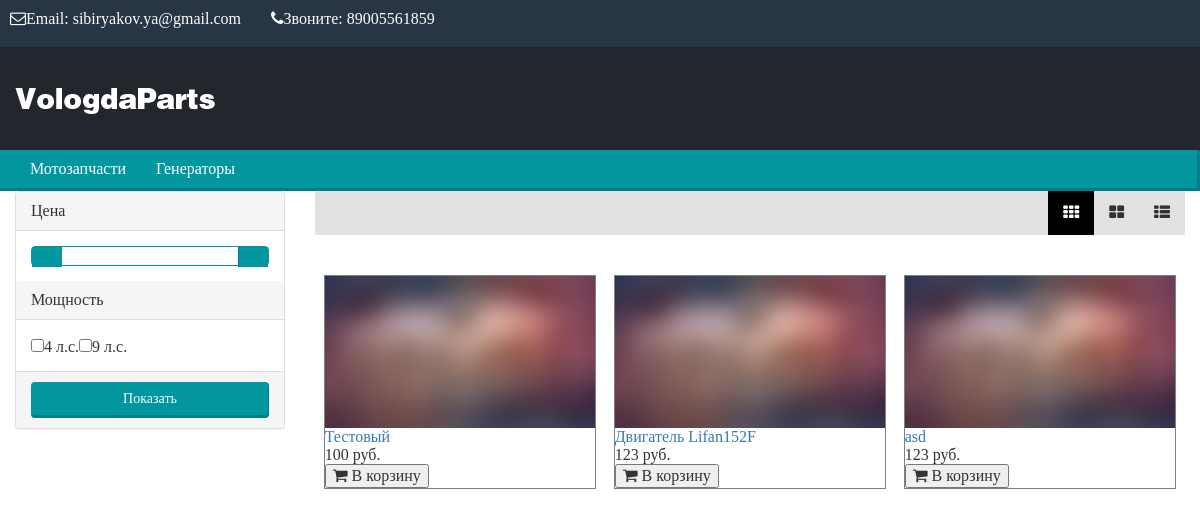
The page / on the database its author committed.
### tables this page shows
CREATE TABLE IF NOT EXISTS `settings` (
  `name` varchar(255) NOT NULL,
  `parameter` text NOT NULL,
  `value` text NOT NULL
);

CREATE TABLE IF NOT EXISTS `category` (
  `id` int(11) NOT NULL,
  `parent_id` int(11) NOT NULL,
  `name` varchar(256) NOT NULL,
  `subname` varchar(256) NOT NULL,
  `filters` text NOT NULL,
  `active` int(1) NOT NULL
);

CREATE TABLE IF NOT EXISTS `filters` (
  `id` int(11) NOT NULL,
  `parameter` text NOT NULL,
  `type` int(1) NOT NULL,
  `atr` text NOT NULL,
  `name` text NOT NULL
);

CREATE TABLE IF NOT EXISTS `products` (
  `id` int(11) NOT NULL,
  `name` varchar(250) NOT NULL,
  `category` varchar(256) NOT NULL DEFAULT 'category',
  `price` int(11) NOT NULL,
  `img` text NOT NULL,
  `moschnostj` text NOT NULL
);

### application/controllers/market.php (called while the page is built, shortened)
<?php if ( ! defined('BASEPATH')) exit('No direct script access allowed');
class Market extends CI_Controller {
	public function index($category = '')
	{
		if($category==''){
			$res = $this->shop_model->get_first_category();
		}else{
			$res = $this->shop_model->check_category($category);
		}
		$menu = $this->shop_model->get_multilevel_menu();
		$settings = $this->shop_model->get_settings();
		$allfilters = $this->shop_model->get_filters();
		$where = "";
		$this->load->view('market/index', array_merge($res, array('menu'=>$menu, 'settings'=>$settings, 'allfilters'=>$allfilters,'test'=>$where)));
	}
}

### index.php (called while the page is built, shortened)
<?php
require_once BASEPATH.'core/CodeIgniter.php';

### application/models/shop_model.php (called while the page is built, shortened)
<?php if ( ! defined('BASEPATH')) exit('No direct script access allowed');
class Shop_Model extends CI_Model {
    var $PRODUCT_TABLE = 'products';
    var $SETTINGS_TABLE = 'settings';
    var $FILTERS_TABLE = 'filters';
    var $CATEGORY_TABLE = 'category';
    public function get_settings()
    {
        $query = $this->db->get($this->SETTINGS_TABLE)->result_array();
        foreach ($query as $row => $val) {
            $data[$val['parameter']] = $val;
        }
        return $data;
    }
    public function get_filters()
    {
        $data = [];
        $query = $this->db->get_where($this->FILTERS_TABLE)->result_array();
        foreach ($query as $row => $val) {
            $data[$val['parameter']] = $val;
        }
        return $data;
    }
    public function get_multilevel_menu()
    {
        $query = $this->db->get_where($this->CATEGORY_TABLE)->result_array();
        foreach($query as $row => $value)
        {
            $data[$value['id']] = $value;
        }
        $tree = array();
        foreach ($data as $id=>&$node) {
            if (!$node['parent_id']) {
                $tree[$id] = &$node;
            }
            else {
                $data[$node['parent_id']]['childs'][$id] = &$node;
            }
        }
        return $tree;
    }
    public function get_first_category()
    {
        $this->db->from($this->CATEGORY_TABLE);
        $query = $this->db->get();
        $ar = $query->result_array();
        $ar = $ar[0];
        $data = array(
            'category'=>$ar,
            'result'=>'success'
            );
        $query = $this->db->get_where($this->PRODUCT_TABLE, array('category'=>$ar['name']));
        $data['products'] = $this->get_imgs($query->result_array());
        return $data;
    }
    public function get_imgs($ar)
    {
        foreach ($ar as $key => $v) {
            $ar[$key]['img_high_url'] = $this->upload_model->get_full_high_uri($v['img']);
            $ar[$key]['img_medium_url'] = $this->upload_model->get_full_medium_uri($v['img']);
            $ar[$key]['img_little_url'] = $this->upload_model->get_full_little_uri($v['img']);
        }
        return $ar;
    }
}

### application/models/upload_model.php (called while the page is built, shortened)
<?php if ( ! defined('BASEPATH')) exit('No direct script access allowed');
class Upload_Model extends CI_Model {
	var $UPLOAD_PATH = 'uploads/image/';
	public function get_full_little_uri($name)
	{
		return 'http://'.$this->config->base_url().$this->UPLOAD_PATH.'little/'.$name;
	}
	public function get_full_medium_uri($name)
	{
		return 'http://'.$this->config->base_url().$this->UPLOAD_PATH.'medium/'.$name;
	}
	public function get_full_high_uri($name)
	{
		return 'http://'.$this->config->base_url().$this->UPLOAD_PATH.'high/'.$name;
	}
}

### application/views/market/templates/product.php (the view, shortened to what this page needs)
<?php
$n = $name;
?>
<div class="item elem-3">
  <div class="product-thumb bt-item transition">
    <div class="image">
      <a href="<?=$this->config->site_url()?>pid<?=$id?>" d-id="<?=$id?>"><img src="<?=$img_little_url?>" alt="<?=$n?>" title="<?=$n?>" class="img-responsive" /></a>
    </div>
    <div class="small_detail">
      <div class="caption">
        <div class="name"><a href="<?=$this->config->site_url()?>pid<?=$id?>"><?=$n?></a></div>
        <p class="price">
          <span class="price-new"><?=$price?>&nbsp;руб.</span>
        </p>
      </div>
    </div>
    <div class="button-group">
      <button class="btn-cart" type="button" onclick="btadd.cart('<?=$id?>');"><i class="fa fa-shopping-cart"></i>&nbsp;В корзину</button>
    </div>
  </div>
</div>

### application/views/market/index.php (shortened to what this page needs)
<!DOCTYPE html>
<html>
<head>
<?php $this->load->view('market/scripts'); ?>
</head>
<body>
<?php $this->load->view('market/design/header'); ?>
<div id="content">
	<div class="col-xs-3">
		<div class="filters">
			<form name="form" action="" method="post">
  				<div class="panel panel-default">
  					<div class="panel-heading">Цена</div>
  					<div class="panel-body">
  						<input type="range" min="0" max="180" step="20" value="0,180" />
  					</div>
					<?php
					foreach ($allfilters as $filter => $value) {
						if(in_array($value['id'],explode(',',$category['filters']))){
							echo '<div class="panel-heading">'.$value['name'].'</div>';
							echo '<div class="panel-body">';
							$temp = array();
							foreach ($products as $product => $v) {
								if(!in_array( $v[$value['parameter']] , $temp )){
					                $temp[] = $v[$value['parameter']];
					                echo '<label><input type="checkbox" value="'.$v[$value['parameter']].'" name="'.$value['parameter'].'[]">'.$v[$value['parameter']].' '.$value['atr'].'</label>';
					            }
							}
							echo '</div>';
						}
					}
					?>
					<div class="panel-footer">
				    	<input type="submit" class="btn btn-block btn-search" name="filter" value="Показать" />
					</div>
					</div>
				</div>
		</div>
	</div>
	<div class="col-xs-9">
		<div class="product-filter">
			<div class="limit-sort hidden-xs">
				<div class="display hidden-xs">
					<button type="button" f-type="elem-3" class="f-view btn-grid active" title="Grid-3"><i class="fa fa-th"></i></button>
					<button type="button" f-type="elem-2" class="f-view btn-grid" title="Grid-2"><i class="fa fa-th-large"></i></button>
					<button type="button" f-type="elem-1" class="f-view btn-list" title="List"><i class="fa fa-th-list"></i></button>
				</div>
			</div>
		</div>
		<diw class="row">
			<?php
			    foreach ($products as $key => $v) {
			      $this->load->view('market/templates/product', array_merge($v, array('filters'=>$category['filters'])));
			    }
			?>
		</diw>
	</div>
</body>
</html>

### application/views/market/design/header.php
<div class="header-container">
  <header>
    <div id="top-header">
      <div class="nav">
        <div class="container">
          <div class="row">
            <nav>
              <div class="contact">
                <span class="email pull-left">
                  <i class="fa fa-envelope-o"></i>Email: <?=$settings['storeemail']['value']; ?>
                </span>
                <span class="telnumber pull-left" style="margin-left:30px;">
                  <i class="fa fa-phone"></i>Звоните: <?=$settings['storephone']['value']; ?>
                </span>
              </div>
            </nav>
          </div>
        </div>
      </div>
    </div>
    <div id="bottom-header">
      <div class="nav">
        <div class="container">
          <div class="row">
            <div id="logo" class="col-xs-12 col-md-3 col-sm-12">
              <a href="<?=$this->config->site_url();?>">
                <img src="<?=$this->config->site_url();?>static/market/image/logow.png" alt="<?=$settings['storename']['value']; ?>" class="img-responsive">
              </a>
            </div>
          </div>
        </div>
      </div>
      <?php $this->load->view('market/design/top_menu'); ?>
    </div>
  </header>
</div>

### application/views/market/design/top_menu.php (shortened to what this page needs)
<?php
function horizontal_menu($dataset) {
  foreach ($dataset as $menu) {
    echo '<li><a href="/'.$menu["subname"].'">'.$menu["name"].'</a>';
    echo '</li>';
  }
}
?>
<div class="navbar menu">
  <div class="navbar-inner">
    <div class="container">
      <div class="hormenu col-xs-12">
        <nav>
          <ul>
            <?php horizontal_menu($menu);?>
          </ul>
        </nav>
      </div>
    </div>
  </div>
</div>

### static/market/stylesheet/index.css (style rules this page uses)
html, body, div, span, applet, object, iframe, h1, h2, h3, h4, h5, h6, p, blockquote, pre, a, abbr, acronym, address, big, cite, code, del, dfn, em, img, ins, kbd, q, s, samp, small, strike, strong, sub, sup, tt, var, b, u, i, center, dl, dt, dd, ol, ul, li, fieldset, form, label, legend, table, caption, tbody, tfoot, thead, tr, th, td, article, aside, canvas, details, embed, figure, figcaption, footer, header, hgroup, menu, nav, output, ruby, section, summary, time, mark, audio, video { margin: 0; padding: 0; border: 0; font: inherit; font-size: 100%; vertical-align: baseline; }
#top-header { height: 50px; background: #283544; border-bottom: 3px solid #1e2833; }
#top-header .contact { color:white; padding: 10px; }
#bottom-header { height: 140px; background: #23262d; }
#logo { text-align: center; }
#logo a { padding: 25px 0; margin: 0px; text-decoration: none !important; display: block; }
.menu { z-index: 100; border: 0; }
.menu .container { padding: 0; width: 100% !important; }
.hormenu { background: #02979e none repeat scroll 0% 0%; border-bottom: 3px solid #017e85; border-right: 3px solid #017e85; box-sizing: padding-box; }
.hormenu a { color:white; }
.hormenu nav { display: table; margin: 0px; }
.hormenu ul { margin: 0; padding: 0; list-style: none; }
.hormenu ul li { float: left; position: relative; background-color: #02979e; cursor: pointer; }
.hormenu ul a { text-decoration: none; display: block; color: #FFF; padding: 10px 15px; text-align: center; }
.btn-search { background:#02979e; color: white; border-right: 1px solid #017e85; border-bottom: 3px solid #017e85; outline: none !important; }
.product-filter { margin-bottom: 30px; position: relative; background: #e2e2e2; overflow: visible; float: left; width: 100%; }
.product-filter button { display: inline-block; line-height: 40px; text-align: center; outline: none; border: none; }
.product-filter .limit-sort { float: right; padding: 0; }
.product-filter .display { float: right; margin-left: 0px; }
.product-filter .display button, .btn-list, .btn-grid { padding: 2px 15px 2px; background: #e2e2e2; color: #323232; border: none; }
.product-filter .display button.active, .product-filter .display button:hover, .btn-list.active, .btn-grid.active, .btn-list:hover, .btn-grid:hover { background: #000; color: #fff; }
.product-filter button.btn-grid { margin-right: -4px; }
.item { width: 98%; border: 1px solid grey; display: inline-block; margin: 10px 1%; }
.elem-3 { width: 31.3333333%; }

### static/market/stylesheet/slider.css (style rules this page uses)
.nativeMultiple input[type=range] { margin:0; padding:0; width: 100%; height: inherit; -webkit-appearance: none; background: transparent; }

### rows shown on the page
settings: value "sibiryakov.ya@gmail.com"
settings: value "89005561859"
category: name "Мотозапчасти"
category: name "Генераторы"
filters: name "Мощность", parameter.moschnostj "4", atr "л.с.", parameter.moschnostj "9"
products: name "Тестовый", price "100"
products: name "Двигатель Lifan152F", price "123"
products: name "asd", price "123"
